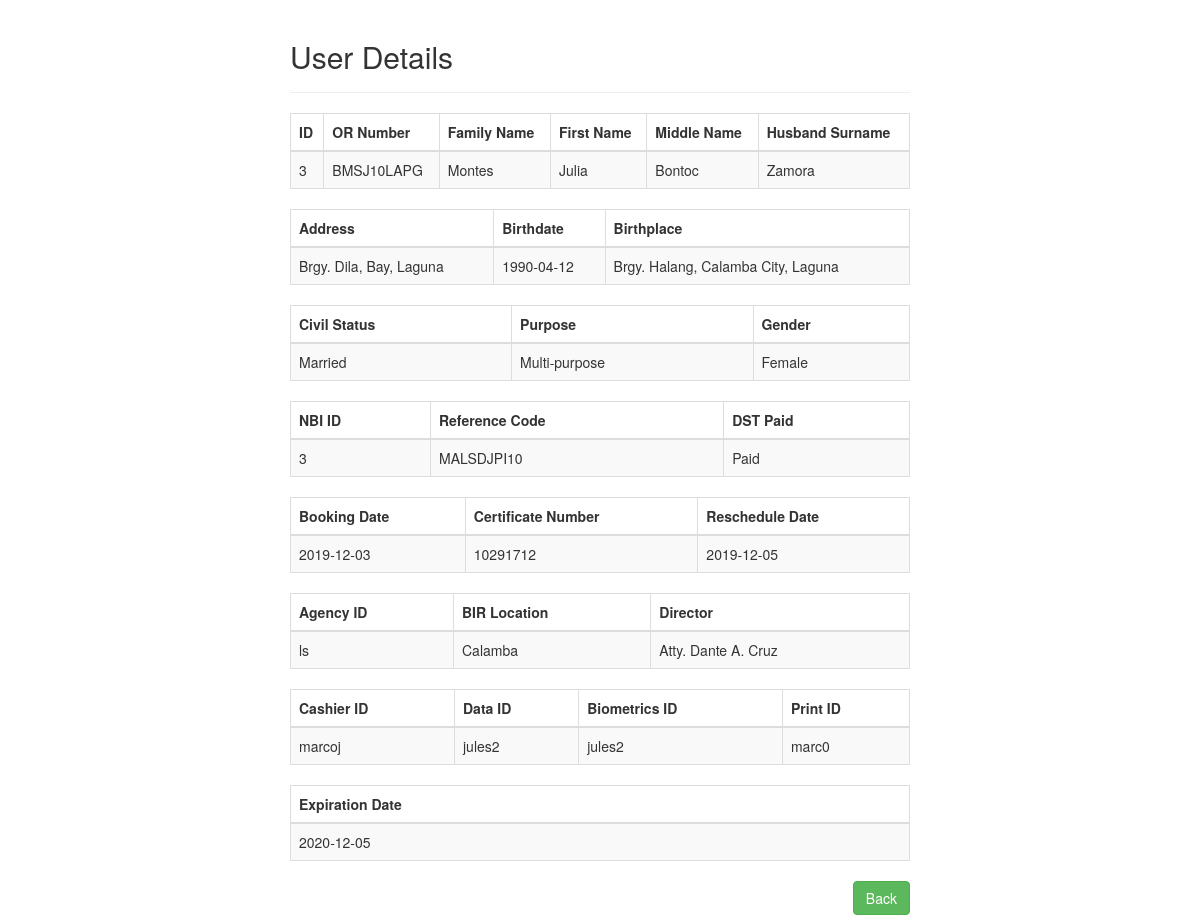
The page /select.php?nbi_id=3 (signed in) on the database its author committed.
### tables this page shows
create table receipt (id int,
	username varchar(50),
	or_no char(10), 
	family_name varchar(30) not null,
	first_name varchar(30) not null,
	middle_name varchar(30), 
	husband_surname varchar(30), 
	address varchar(255),
	date_of_birth date, 
	place_of_birth varchar(50), 
	civil_status varchar(20) check (civil_status in ('Single','Married', 'Divorced', 'Widowed')),
	purpose varchar(100), 
	gender varchar(6) check (gender in ('Male','Female')),
	dst_paid varchar(8) check (dst_paid in ('Paid','Not Paid')),
	primary key (or_no),
	foreign key (id) references users(id) on update cascade,
	foreign key (username) references users(username) on update cascade);

create table nbi (nbi_id int auto_increment, 
	booking_date date,
	cert_no char(8), 
	reference_code char(10),
	id int not null,
	or_no char(10),
	resched_date date, 
	agency_id varchar(10),
	primary key (nbi_id),
	foreign key (booking_date) references schedule(booking_date)
		on delete set null,
	foreign key (cert_no, agency_id, resched_date) references certificate (cert_no, agency_id, resched_date)
		on delete set null,
	foreign key (id) references users(id) on update cascade);

create table schedule (booking_date date, 
	agency_id varchar(10) not null,
	location varchar(50) not null,
	cas_id varchar(10) not null,
	dat_id varchar(10) not null, 
	bio_id varchar(10) not null,
	primary key (booking_date, agency_id));

create table certificate (cert_no char(8), 
	agency_id varchar(10), 
	resched_date date,
	pri_id varchar(10), 
	print_date date, 
	exp_date date, 
	director varchar(50),
	primary key (cert_no, agency_id, resched_date));

### select.php (the view, shortened to what this page needs)
<!DOCTYPE html>
<html lang="en">
<head>
    <link rel="stylesheet" href="https://maxcdn.bootstrapcdn.com/bootstrap/3.3.7/css/bootstrap.css">
</head>
<body>
    <div class="wrapper">
        <div class="container-fluid">
            <div class="row">
                <div class="col-md-12">
                    <div class="page-header clearfix">
                        <h2 class="pull-left">User <b><?php echo htmlspecialchars($_SESSION["username"]); ?></b> Details</h2>
                    </div>
                    <?php
                    require_once "config.php";
                    $nbi_id = $_GET["nbi_id"];
                    $sql = "select * from receipt natural join nbi natural join certificate natural join schedule where nbi_id = '$nbi_id'";
                    if($result = mysqli_query($link, $sql)){
                        if(mysqli_num_rows($result) > 0){
                            echo "<table class='table table-bordered table-striped'>";
                                echo "<thead>";
                                    echo "<tr>";
                                        echo "<th>ID</th>";
                                        echo "<th>OR Number</th>";
                                        echo "<th>Family Name</th>";
                                        echo "<th>First Name</th>";
                                        echo "<th>Middle Name</th>";
                                        echo "<th>Husband Surname</th>";
                                    echo "</tr>";
                                echo "</thead>";
                                echo "<tbody>";
                                while($row = mysqli_fetch_array($result)){
                                    echo "<tr>";
                                        echo "<td>" . $row['id'] . "</td>";
                                        echo "<td>" . $row['or_no'] . "</td>";
                                        echo "<td>" . $row['family_name'] . "</td>";
                                        echo "<td>" . $row['first_name'] . "</td>";
                                        echo "<td>" . $row['middle_name'] . "</td>";
                                        echo "<td>" . $row['husband_surname'] . "</td>";
                                    echo "</tr>";
                                }
                                echo "</tbody>";
                            echo "</table>";
                        } else{
                            echo "<p class='lead'><em>No records were found.</em></p>";
                        }
                    } else{
                        echo "ERROR: Could not able to execute $sql. " . mysqli_error($link);
                    }
                if($result = mysqli_query($link, $sql)){
                        if(mysqli_num_rows($result) > 0){
                            echo "<table class='table table-bordered table-striped'>";
                                echo "<thead>";
                                    echo "<tr>";
                                        echo "<th>Address</th>";
                                        echo "<th>Birthdate</th>";
                                        echo "<th>Birthplace</th>";
                                    echo "</tr>";
                                echo "</thead>";
                                echo "<tbody>";
                                while($row = mysqli_fetch_array($result)){
                                    echo "<tr>";
                                        echo "<td>" . $row['address'] . "</td>";
                                        echo "<td>" . $row['date_of_birth'] . "</td>";
                                        echo "<td>" . $row['place_of_birth'] . "</td>";
                                    echo "</tr>";
                                }
                                echo "</tbody>";
                            echo "</table>";
                        } else{
                            echo "<p class='lead'><em>No records were found.</em></p>";
                        }
                    } else{
                        echo "ERROR: Could not able to execute $sql. " . mysqli_error($link);
                    }
                if($result = mysqli_query($link, $sql)){
                        if(mysqli_num_rows($result) > 0){
                            echo "<table class='table table-bordered table-striped'>";
                                echo "<thead>";
                                    echo "<tr>";
                                        echo "<th>Civil Status</th>";
                                        echo "<th>Purpose</th>";
                                        echo "<th>Gender</th>";
                                    echo "</tr>";
                                echo "</thead>";
                                echo "<tbody>";
                                while($row = mysqli_fetch_array($result)){
                                    echo "<tr>";
                                        echo "<td>" . $row['civil_status'] . "</td>";
                                        echo "<td>" . $row['purpose'] . "</td>";
                                        echo "<td>" . $row['gender'] . "</td>";
                                    echo "</tr>";
                                }
                                echo "</tbody>";
                            echo "</table>";
                        } else{
                            echo "<p class='lead'><em>No records were found.</em></p>";
                        }
                    } else{
                        echo "ERROR: Could not able to execute $sql. " . mysqli_error($link);
                    }
                if($result = mysqli_query($link, $sql)){
                        if(mysqli_num_rows($result) > 0){
                            echo "<table class='table table-bordered table-striped'>";
                                echo "<thead>";
                                    echo "<tr>";
                                        echo "<th>NBI ID</th>";
                                        echo "<th>Reference Code</th>";
                                        echo "<th>DST Paid</th>";
                                    echo "</tr>";
                                echo "</thead>";
                                echo "<tbody>";
                                while($row = mysqli_fetch_array($result)){
                                    echo "<tr>";
                                        echo "<td>" . $row['nbi_id'] . "</td>";
                                        echo "<td>" . $row['reference_code'] . "</td>";
                                        echo "<td>" . $row['dst_paid'] . "</td>";
                                    echo "</tr>";
                                }
                                echo "</tbody>";
                            echo "</table>";
                        } else{
                            echo "<p class='lead'><em>No records were found.</em></p>";
                        }
                    } else{
                        echo "ERROR: Could not able to execute $sql. " . mysqli_error($link);
                    }
                    if($result = mysqli_query($link, $sql)){
                        if(mysqli_num_rows($result) > 0){
                            echo "<table class='table table-bordered table-striped'>";
                                echo "<thead>";
                                    echo "<tr>";
                                        echo "<th>Booking Date</th>";
                                        echo "<th>Certificate Number</th>";
                                        echo "<th>Reschedule Date</th>";
                                    echo "</tr>";
                                echo "</thead>";
                                echo "<tbody>";
                                while($row = mysqli_fetch_array($result)){
                                    echo "<tr>";
                                        echo "<td>" . $row['booking_date'] . "</td>";
                                        echo "<td>" . $row['cert_no'] . "</td>";
                                        echo "<td>" . $row['resched_date'] . "</td>";
                                    echo "</tr>";
                                }
                                echo "</tbody>";
                            echo "</table>";
                        } else{
                            echo "<p class='lead'><em>No records were found.</em></p>";
                        }
                    } else{
                        echo "ERROR: Could not able to execute $sql. " . mysqli_error($link);
                    }
                    if($result = mysqli_query($link, $sql)){
                        if(mysqli_num_rows($result) > 0){
                            echo "<table class='table table-bordered table-striped'>";
                                echo "<thead>";
                                    echo "<tr>";
                                        echo "<th>Agency ID</th>";
                                        echo "<th>BIR Location</th>";
                                        echo "<th>Director</th>";
                                    echo "</tr>";
                                echo "</thead>";
                                echo "<tbody>";
                                while($row = mysqli_fetch_array($result)){
                                    echo "<tr>";
                                        echo "<td>" . $row['agency_id'] . "</td>";
                                        echo "<td>" . $row['location'] . "</td>";
                                        echo "<td>" . $row['director'] . "</td>";
                                    echo "</tr>";
                                }
                                echo "</tbody>";
                            echo "</table>";
                        } else{
                            echo "<p class='lead'><em>No records were found.</em></p>";
                        }
                    } else{
                        echo "ERROR: Could not able to execute $sql. " . mysqli_error($link);
                    }
                    if($result = mysqli_query($link, $sql)){
                        if(mysqli_num_rows($result) > 0){
                            echo "<table class='table table-bordered table-striped'>";
                                echo "<thead>";
                                    echo "<tr>";
                                        echo "<th>Cashier ID</th>";
                                        echo "<th>Data ID</th>";
                                        echo "<th>Biometrics ID</th>";
                                        echo "<th>Print ID</th>";
                                    echo "</tr>";
                                echo "</thead>";
                                echo "<tbody>";
                                while($row = mysqli_fetch_array($result)){
                                    echo "<tr>";
                                        echo "<td>" . $row['cas_id'] . "</td>";
                                        echo "<td>" . $row['dat_id'] . "</td>";
                                        echo "<td>" . $row['bio_id'] . "</td>";
                                        echo "<td>" . $row['pri_id'] . "</td>";
                                    echo "</tr>";
                                }
                                echo "</tbody>";
                            echo "</table>";
                        } else{
                            echo "<p class='lead'><em>No records were found.</em></p>";
                        }
                    } else{
                        echo "ERROR: Could not able to execute $sql. " . mysqli_error($link);
                    }
                    if($result = mysqli_query($link, $sql)){
                        if(mysqli_num_rows($result) > 0){
                            echo "<table class='table table-bordered table-striped'>";
                                echo "<thead>";
                                    echo "<tr>";
                                        echo "<th>Expiration Date</th>";
                                    echo "</tr>";
                                echo "</thead>";
                                echo "<tbody>";
                                while($row = mysqli_fetch_array($result)){
                                    echo "<tr>";
                                        echo "<td>" . $row['exp_date'] . "</td>";
                                    echo "</tr>";
                                }
                                echo "</tbody>";
                            echo "</table>";
                        } else{
                            echo "<p class='lead'><em>No records were found.</em></p>";
                        }
                    } else{
                        echo "ERROR: Could not able to execute $sql. " . mysqli_error($link);
                    }
                    ?>
                </div>
            </div>
<div>
     <a href="view.php" class="btn btn-success pull-right">Back</a>
</div>
        </div>
    </div>
</body>
</html>

### select.php (style rules this page uses)
.wrapper { width: 650px; margin: 0 auto; }
.page-header h2 { margin-top: 0; }

### rows shown on the page
receipt: id "3", or_no "BMSJ10LAPG", family_name "Montes", first_name "Julia", middle_name "Bontoc", husband_surname "Zamora", address "Brgy. Dila, Bay, Laguna", date_of_birth "1990-04-12", place_of_birth "Brgy. Halang, Calamba City, Laguna", civil_status "Married", purpose "Multi-purpose", gender "Female", nbi.nbi_id "3", nbi.reference_code "MALSDJPI10", dst_paid "Paid", nbi.booking_date "2019-12-03", nbi.cert_no "10291712", nbi.resched_date "2019-12-05", nbi.agency_id "ls", schedule.location "Calamba", certificate.director "Atty. Dante A. Cruz", schedule.cas_id "marcoj", schedule.dat_id "jules2", schedule.bio_id "jules2", certificate.pri_id "marc0", certificate.exp_date "2020-12-05"
